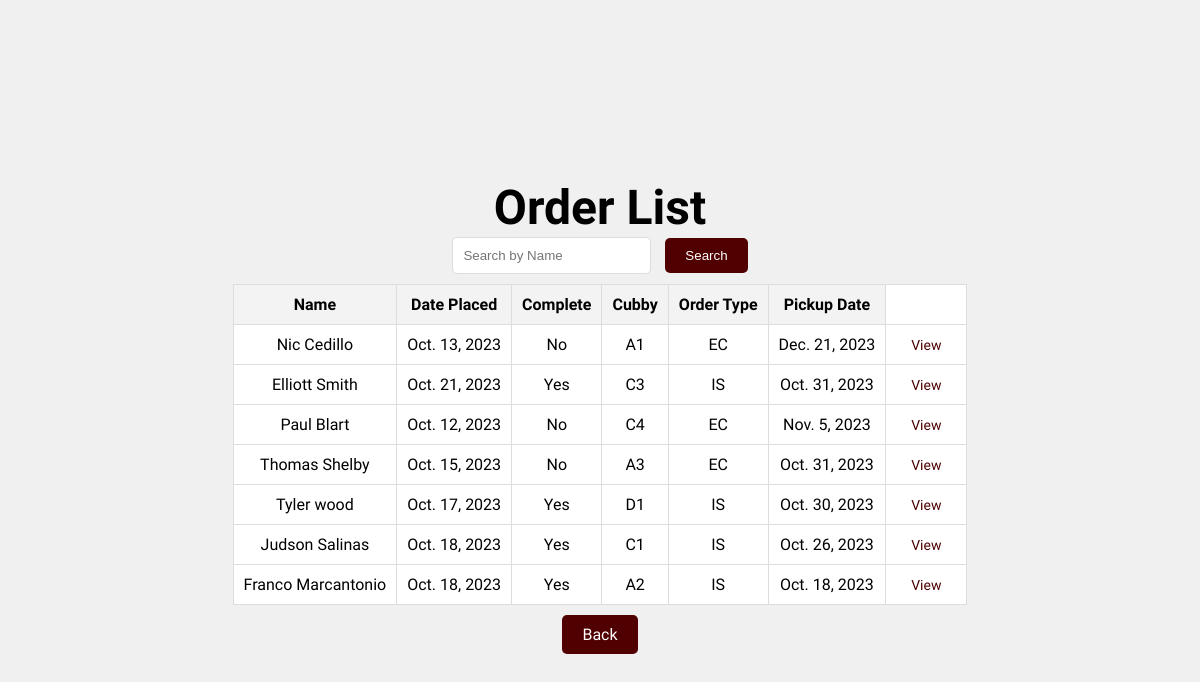
Before: /viewOrders with the older database file.
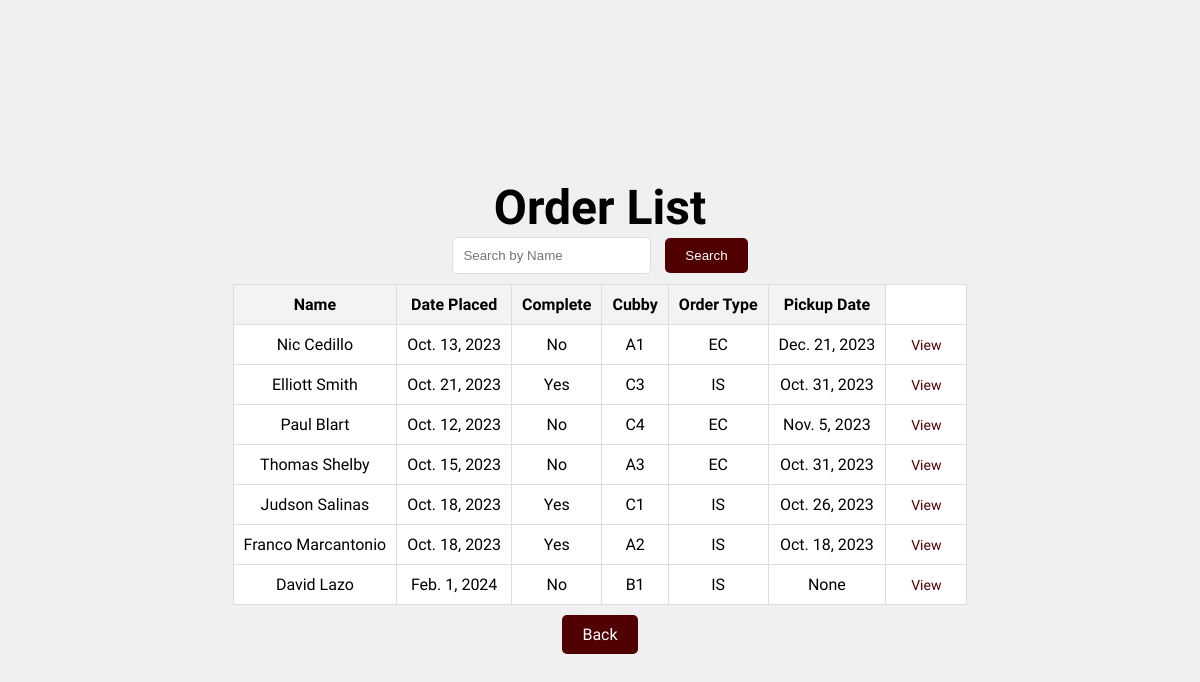
After: the same page with the newer database file.
### manager/models.py (models this page shows, shortened)
class Order(models.Model):
    name = models.CharField(max_length=100)
    datePlaced = models.DateField()
    complete = models.BooleanField()
    cubby = models.ForeignKey(Cubby, on_delete=models.CASCADE)
    orderType = models.ForeignKey(OrdType, on_delete=models.CASCADE)
    pickupDate = models.DateField(null=True)

class Cubby(models.Model):
    location = models.CharField(max_length=2)
    def __str__(self):
        return self.location

class OrdType(models.Model):
    type = models.CharField(max_length=2)
    def __str__(self):
        return self.type

### manager/views.py (the view)
# urls.py: path("viewOrders", views.viewOrders, name='viewOrders'),
def viewOrders(request):
    orders = Order.objects.all()
    searchForm = OrderSearchForm(request.GET)
    if(searchForm.is_valid()):
        name = searchForm.cleaned_data.get('name')
        if name:
            orders = orders.filter(name__icontains=name) # case insensitive
    return render(request, 'viewOrders.html', {'orders': orders, 'searchForm': searchForm})

### manager/forms.py
class OrderSearchForm(forms.Form):
    name = forms.CharField(label="Name to Search", max_length = 100, required=False)

### manager/templates/viewOrders.html (shortened to what this page needs)
<!DOCTYPE html>
<html>
<head>
</head>
<body>
    <div class="title">
        <h1>Order List</h1>
    </div>
    <div class="search-bar">
        <form method="GET" action="{% url 'viewOrders' %}">
            <input type="text" name="name" class="search-input" placeholder="Search by Name">
            <button type="submit" class="search-button">Search</button>
        </form>
    </div>
    <div class="order-container">
        <table class="order-table">
            <thead>
                <tr>
                    <th>Name</th>
                    <th>Date Placed</th>
                    <th>Complete</th>
                    <th>Cubby</th>
                    <th>Order Type</th>
                    <th>Pickup Date</th>
                </tr>
            </thead>
            <tbody>
                {% for order in orders %}
                <tr>
                    <td>{{ order.name }}</td>
                    <td>{{ order.datePlaced }}</td>
                    <td>{% if order.complete %}Yes{% else %}No{% endif %}</td>
                    <td>{{ order.cubby }}</td>
                    <td>{{ order.orderType }}</td>
                    <td>{{ order.pickupDate }}</td>
                    <td>
                        <a class="view-link" href="{% url 'order_detail' order.pk %}">View</a>
                    </td>
                </tr>
                {% endfor %}
            </tbody>
        </table>
    </div>
    <a class="back-link" href="/">Back</a>
</body>
</html>

### manager/templates/viewOrders.html (style rules this page uses)
body { font-family: 'Oswald', sans-serif; background-color: #f0f0f0; display: flex; flex-direction: column; justify-content: center; align-items: center; height: 100vh; margin: 0; }
.title { font-size: 24px; padding: 1px; }
h1 { margin-bottom: 0%; }
.search-bar { display: flex; align-items: center; padding-bottom: 10px; }
.search-input { padding: 10px; border: 1px solid #ddd; border-radius: 5px; margin-right: 10px; }
.search-button { background-color: #500000; color: #fff; border: none; padding: 10px 20px; border-radius: 5px; cursor: pointer; }
.order-container { text-align: center; }
.order-table { border-collapse: collapse; width: 100%; background-color: #fff; border: 1px solid #ddd; border-radius: 5px; margin: 0 auto; }
.order-table th, .order-table td { border: 1px solid #ddd; padding: 10px; text-align: center; }
.order-table th { background-color: #f3f3f3; }
.back-link { text-decoration: none; color: #fff; background-color: #500000; padding: 10px 20px; border-radius: 5px; font-size: 16px; margin-top: 10px; }
.view-link { text-decoration: none; color: #500000; padding: 8px 15px; border-radius: 5px; font-size: 14px; }

Changed rows visible on the page:
removed Order: name "Tyler wood", datePlaced "Oct. 17, 2023", complete "Yes", cubby "D1", orderType "IS", pickupDate "Oct. 30, 2023"
added Order: name "David Lazo", datePlaced "Feb. 1, 2024", complete "No", cubby "B1", orderType "IS", pickupDate "None"
